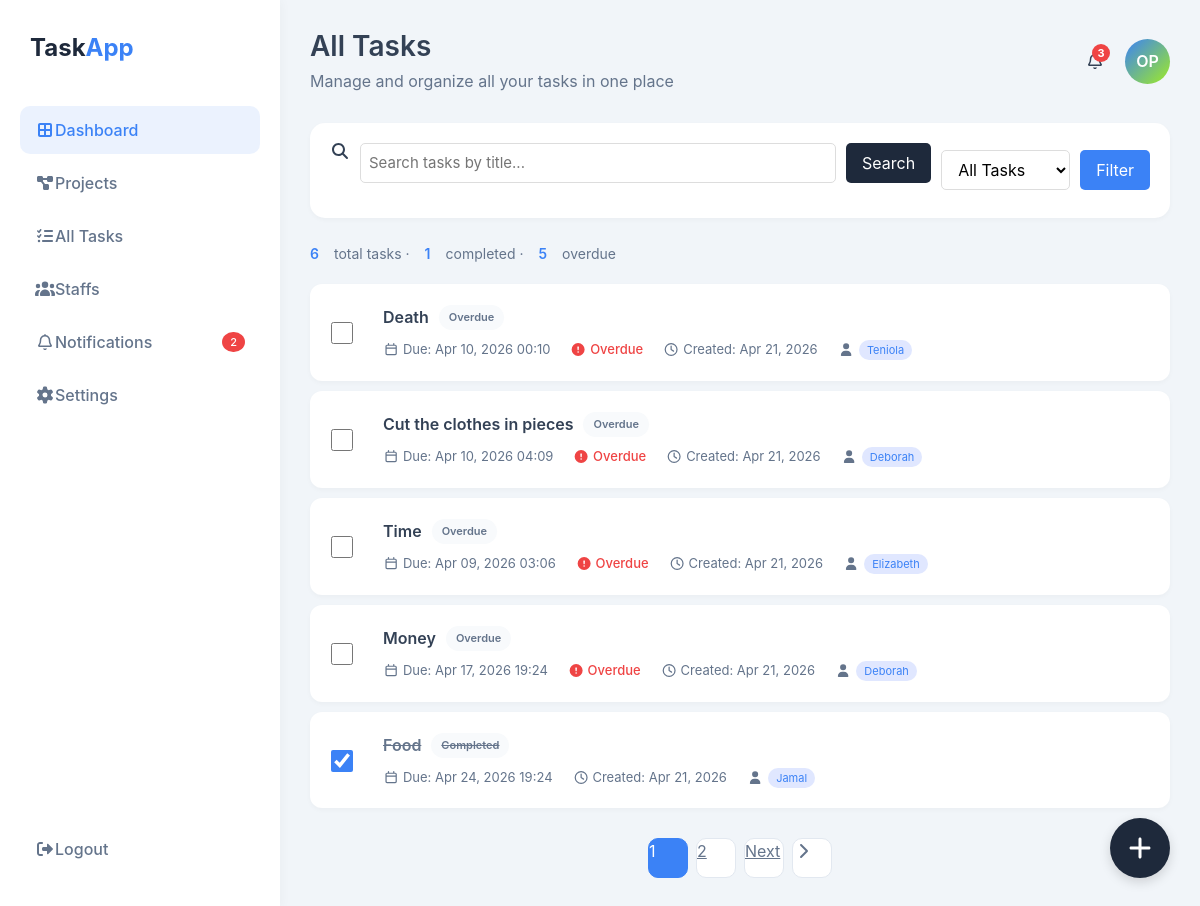
Screenshot of /allpage (signed in) with the database file from the repository.
### Task/models.py (models this page shows, shortened)
class Task(models.Model):
    user = models.ForeignKey(User, on_delete=models.CASCADE)
    title = models.CharField(max_length=255)
    completed = models.BooleanField(default=False)
    in_progress = models.BooleanField(default=True)
    overdue = models.BooleanField(default=False)
    created_at = models.DateTimeField(auto_now_add=True)
    due_date = models.DateTimeField(null=True, blank=True)
    assigned_members = models.TextField(blank=True, help_text='Comma-separated member IDs')
    @property
    def assigned_members_list(self):
        return [m.strip() for m in self.assigned_members.split(',') if m.strip()] if self.assigned_members else []
    def get_assigned_members(self):
        member_ids = self.assigned_members_list
        if member_ids:
            return Member.objects.filter(id__in=member_ids)
        return Member.objects.none()

class Member(models.Model):
    ROLE_CHOICES = [
        ('developer', 'Developer'),
        ('designer', 'Designer'),
        ('manager', 'Manager'),
        ('tester', 'Tester'),
        ('analyst', 'Analyst'),
        ('other', 'Other'),
    ]
    STATUS_CHOICES = [
        ('active', 'Active'),
        ('inactive', 'Inactive'),
        ('on_leave', 'On Leave'),
    ]
    user = models.ForeignKey(User, on_delete=models.CASCADE, related_name='team_members', null=True, blank=True)
    name = models.CharField(max_length=255)
    email = models.EmailField(unique=True)
    role = models.CharField(max_length=20, choices=ROLE_CHOICES, default='developer')
    status = models.CharField(max_length=20, choices=STATUS_CHOICES, default='active')
    phone = models.CharField(max_length=20, blank=True)
    avatar = models.ImageField(upload_to='member_avatars/', null=True, blank=True)
    bio = models.TextField(blank=True)
    joined_date = models.DateField(null=True, blank=True)
    projects = models.TextField(blank=True, help_text='Comma-separated project IDs')
    created_at = models.DateTimeField(auto_now_add=True)
    updated_at = models.DateTimeField(auto_now=True)
    class Meta:
        managed = True
        db_table = 'member'
        ordering = ['-created_at']

### Task/views.py (the view)
# urls.py: path('allpage', views.allpage, name='allpage'),
def allpage(request):
    all_tasks = Task.objects.filter(user=request.user).order_by('-created_at')
    search_query = request.GET.get('search', '')
    filter_type = request.GET.get('filter', 'all')
    if search_query:
        all_tasks = all_tasks.filter(title__icontains=search_query)
    for task in all_tasks:
        if task.due_date and task.due_date < timezone.now() and not task.completed and not task.overdue:
            task.overdue = True
            task.save()
    if filter_type == 'completed':
        all_tasks = all_tasks.filter(completed=True)
    elif filter_type == 'overdue':
        all_tasks = all_tasks.filter(overdue=True)
    elif filter_type == 'today':
        from datetime import timedelta
        today = timezone.now().date()
        tomorrow = today + timedelta(days=1)
        all_tasks = all_tasks.filter(due_date__date=today, completed=False)
    elif filter_type == 'upcoming':
        from datetime import timedelta
        today = timezone.now().date()
        all_tasks = all_tasks.filter(due_date__date__gt=today, completed=False)
    total_tasks = all_tasks.count()
    completed_count = all_tasks.filter(completed=True).count()
    overdue_count = all_tasks.filter(overdue=True).count()
    all_members = Member.objects.filter(status='active').order_by('name')
    paginator = Paginator(all_tasks, 5)
    page_number = request.GET.get('page')
    page_obj = paginator.get_page(page_number)
    return render(request, 'allpage.html', {
        'all_tasks': page_obj,
        'page_obj': page_obj,
        'total_tasks': total_tasks,
        'completed_count': completed_count,
        'overdue_count': overdue_count,
        'search_query': search_query,
        'filter_type': filter_type,
        'paginator': paginator,
        'all_members': all_members,
    })

### Task/templates/allpage.html (shortened to what this page needs)
{% extends "base.html" %}
{% load static %}
{% load humanize %}
{% block content %}
     <link rel="stylesheet" href="{% static 'css/all.css' %}">
    <div class="main-content">
        <div class="header">
            <div class="page-title">
                <h1>All Tasks</h1>
                <p>Manage and organize all your tasks in one place</p>
            </div>
            <div class="user-menu">
                <div class="notification-badge">
                    <i class="far fa-bell"></i>
                    <span class="badge">3</span>
                </div>
                <div class="user-avatar">OP</div>
            </div>
        </div>
        <div class="search-filter-bar">
            <form method="GET" id="filterForm" style="display: flex; gap: 10px; align-items: center; width: 100%; flex-wrap: wrap;">
                <div class="search-box" style="display: flex; gap: 10px; flex: 1; min-width: 300px;">
                    <i class="fas fa-search"></i>
                    <input type="text" name="search" placeholder="Search tasks by title..." id="searchInput" value="{{ search_query }}" style="flex: 1; padding: 8px; border: 1px solid #ddd; border-radius: 5px;">
                    <button type="submit" style="padding: 8px 16px; border: none; background: var(--primary-color); color: white; border-radius: 5px; cursor: pointer;">Search</button>
                </div>
                <div style="display: flex; gap: 10px; align-items: center;">
                    <select name="filter" id="filterSelect" style="padding: 8px 12px; border: 1px solid #ddd; border-radius: 5px; background: white; cursor: pointer;">
                        <option value="all" {% if filter_type == 'all' or not filter_type %}selected{% endif %}>All Tasks</option>
                    </select>
                    <button type="submit" style="padding: 8px 16px; border: none; background: var(--accent-color); color: white; border-radius: 5px; cursor: pointer;">Filter</button>
                </div>
            </form>
        </div>
        <div class="view-options">
            <div class="task-stats">
                <span>{{ total_tasks }}</span> total tasks · <span>{{ completed_count }}</span> completed · <span>{{ overdue_count }}</span> overdue
            </div>
        </div>
        <div class="tasks-container">
            <div class="tasks-list" id="listView">
                {% for task in all_tasks %}
                <div class="task-item" data-id="{{ task.id }}">
                    <input type="checkbox" class="task-checkbox task-select" data-task-id="{{ task.id }}" {% if task.completed %}checked{% endif %}>
                    <div class="task-content">
                        <div class="task-title {% if task.completed %}completed{% endif %}">
                            {{ task.title }}
                            <div class="task-badges">
                                <span class="badge-status">
                                    {% if task.completed %}Completed{% elif task.overdue %}Overdue{% elif task.in_progress %}In Progress{% else %}To Do{% endif %}
                                </span>
                            </div>
                        </div>
                        <div class="task-meta">
                            {% if task.due_date %}
                                <span><i class="far fa-calendar"></i> Due: {{ task.due_date|date:"M d, Y H:i" }}</span>
                                {% if task.overdue and not task.completed %}
                                    <span class="due-date overdue"><i class="fas fa-exclamation-circle"></i> Overdue</span>
                                {% endif %}
                            {% endif %}
                            <span><i class="far fa-clock"></i> Created: {{ task.created_at|date:"M d, Y" }}</span>
                            {% if task.assigned_members %}
                            <span style="display: flex; align-items: center; gap: 5px;">
                                <i class="fa fa-user"></i>
                                {% for member in task.get_assigned_members %}
                                    <span style="background: #e0e7ff; color: #3b82f6; padding: 2px 8px; border-radius: 12px; font-size: 11px;">{{ member.name }}</span>{% if not forloop.last %}{% endif %}
                                {% endfor %}
                            </span>
                            {% endif %}
                        </div>
                    </div>
                </div>
                {% empty %}
                <div class="task-item">
                    <div class="task-content">
                        <div class="task-title">No tasks yet</div>
                    </div>
                </div>
                {% endfor %}
            </div>
        </div>
        <div class="pagination">
            {% for num in paginator.page_range %}
                {% if num == page_obj.number %}
                    <span class="page-btn active">{{ num }}</span>
                {% else %}
                    <a href="?page={{ num }}{% if search_query %}&search={{ search_query }}{% endif %}{% if filter_type %}&filter={{ filter_type }}{% endif %}" class="page-btn">{{ num }}</a>
                {% endif %}
            {% endfor %}
            {% if page_obj.has_next %}
                <a href="?page={{ page_obj.next_page_number }}{% if search_query %}&search={{ search_query }}{% endif %}{% if filter_type %}&filter={{ filter_type }}{% endif %}" class="page-btn">Next</a>
                <a href="?page={{ paginator.num_pages }}{% if search_query %}&search={{ search_query }}{% endif %}{% if filter_type %}&filter={{ filter_type }}{% endif %}" class="page-btn"><i class="fas fa-chevron-right"></i></a>
            {% endif %}
        </div>
    </div>
    <button class="fabtn" id="createTaskFab" style="position: fixed; bottom: 30px; right: 30px; width: 60px; height: 60px; border-radius: 50%; background: var(--primary-color); color: white; border: none; font-size: 24px; cursor: pointer; z-index: 1001; box-shadow: 0 4px 12px rgba(0,0,0,0.15); transition: all 0.3s ease;">
        <i class="fas fa-plus"></i>
    </button>
{% endblock content %}

### Task/static/css/style.css (style rules this page uses)
:root { --primary-color: #1e293b; --accent-color: #3b82f6; --success-color: #10b981; --warning-color: #f59e0b; --danger-color: #ef4444; --light-bg: #f8fafc; --border-color: #e2e8f0; --text-dark: #334155; --text-light: #64748b; }
* { margin: 0; padding: 0; box-sizing: border-box; }
body { font-family: 'Inter', sans-serif; background-color: #f1f5f9; color: var(--text-dark); }
.main-content { margin-left: 280px; padding: 30px; }
.header { display: flex; justify-content: space-between; align-items: center; margin-bottom: 30px; }
.page-title h1 { font-size: 28px; font-weight: 600; margin-bottom: 5px; }
.page-title p { color: var(--text-light); margin: 0; }
.user-menu { display: flex; align-items: center; gap: 20px; }
.notification-badge { position: relative; cursor: pointer; }
.badge { position: absolute; top: -5px; right: -5px; background: var(--danger-color); color: white; border-radius: 50%; width: 18px; height: 18px; font-size: 11px; display: flex; align-items: center; justify-content: center; }
.user-avatar { width: 45px; height: 45px; background: linear-gradient(135deg, var(--accent-color) 0%, #9feb25 100%); border-radius: 50%; display: flex; align-items: center; justify-content: center; color: white; font-weight: 600; cursor: pointer; }
.task-item { display: flex; align-items: center; padding: 15px 0; border-bottom: 1px solid var(--border-color); }
.task-item:last-child { border-bottom: none; }
.task-checkbox { margin-right: 15px; }
.task-content { flex: 1; }
.task-title { font-weight: 500; margin-bottom: 5px; }
.task-meta { display: flex; gap: 15px; font-size: 12px; color: var(--text-light); }
.fabtn { position: fixed; bottom: 30px; right: 30px; width: 60px; height: 60px; background: var(--accent-color); border-radius: 50%; display: flex; align-items: center; justify-content: center; color: white; font-size: 24px; box-shadow: 0 5px 20px rgba(59, 130, 246, 0.3); cursor: pointer; transition: all 0.3s ease; border: none; z-index: 100; }

### Task/templates/base.html (style rules this page uses)
.notification-badge { position: relative; cursor: pointer; }

### rows the page displays
Task: title "Death", overdue "Overdue", due_date "Apr 10, 2026 00:10", created_at "Apr 21, 2026"
Member: name "Teniola"
Task: title "Cut the clothes in pieces", overdue "Overdue", due_date "Apr 10, 2026 04:09", created_at "Apr 21, 2026"
Member: name "Deborah"
Task: title "Time", overdue "Overdue", due_date "Apr 09, 2026 03:06", created_at "Apr 21, 2026"
Member: name "Elizabeth"
Task: title "Money", overdue "Overdue", due_date "Apr 17, 2026 19:24", created_at "Apr 21, 2026"
Task: completed "☑", title "Food", shows "Completed", due_date "Apr 24, 2026 19:24", created_at "Apr 21, 2026"
Member: name "Jamal"

### other values shown
{{ total_tasks }} "6"
{{ completed_count }} "1"
{{ overdue_count }} "5"
{{ num }} "1"
{{ num }} "2"
